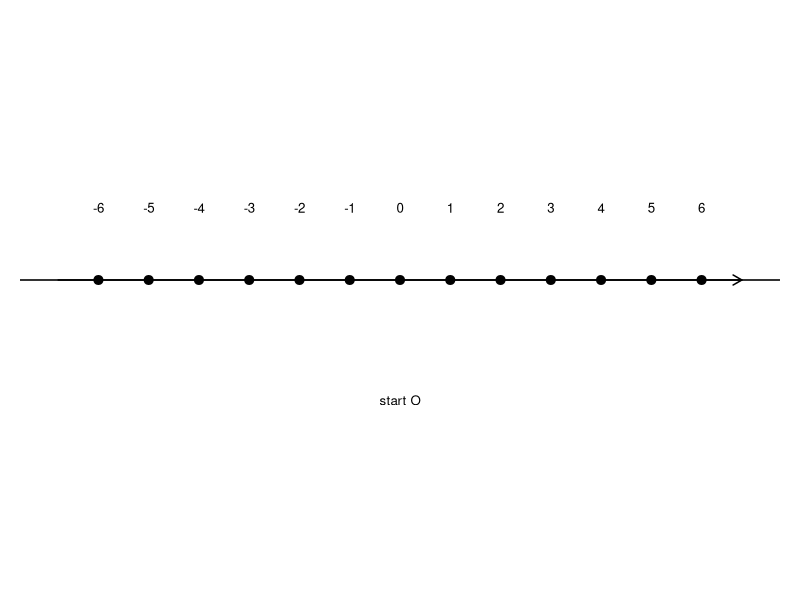
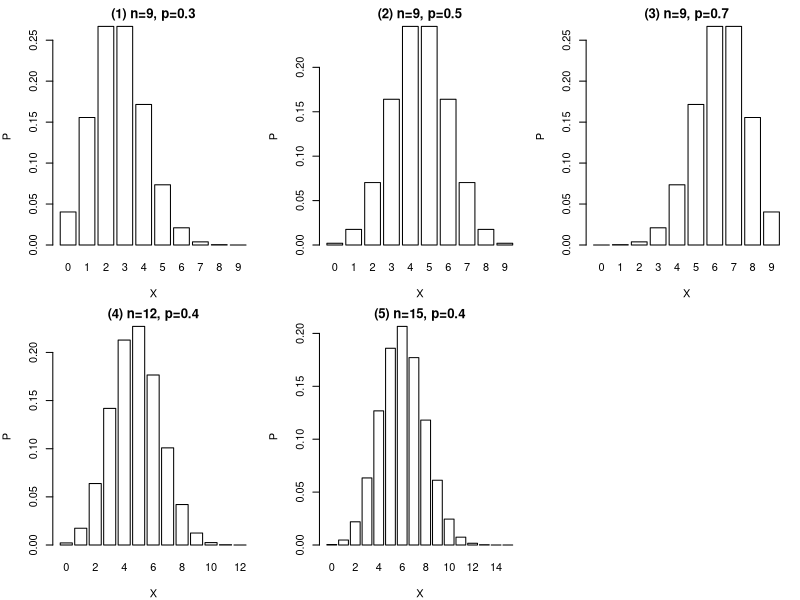

The R source for these figures, in order:
setwd("C:/Users/18904/Github/senior-mathematics/codes")
if(!dir.exists("../figures"))dir.create("../figures")
# week86-1: number line with integer points -6..6
draw1=function(){
  par(mar=c(3,1,1,1))
  plot(0,0,xlim=c(-7,7),ylim=c(-1,1),type="n",xlab="",ylab="",axes=FALSE)
  abline(h=0,lwd=1.5)
  arrows(-6.8,0,6.8,0,lwd=1.5,length=0.1)
  pts=-6:6
  points(pts,rep(0,13),pch=19,cex=1.2)
  text(pts,rep(0.3,13),labels=as.character(pts),cex=0.8)
  text(0,-0.5,"start O",cex=0.8)
}
cairo_pdf("../figures/week86-1.pdf",width=4,height=4,family="SimSun")
draw1()
dev.off()
svglite::svglite("../figures/week86-1.svg",width=4,height=4)
draw1()
dev.off()
# week86-2: 5 binomial distributions in 2x3 (last cell empty)
draw2=function(){
  par(mfrow=c(2,3),mar=c(4,4,2,1))
  specs=list(c(9,0.3),c(9,0.5),c(9,0.7),c(12,0.4),c(15,0.4))
  for(i in 1:5){
    n=specs[[i]][1];p=specs[[i]][2]
    k=0:n;pr=dbinom(k,n,p)
    barplot(pr,names.arg=k,main=paste0("(",i,") n=",n,", p=",p),xlab="X",ylab="P",col="white",border="black")
  }
  plot(0,0,type="n",axes=FALSE,xlab="",ylab="")
  text(0,0,"",cex=1)
}
cairo_pdf("../figures/week86-2.pdf",width=12,height=8,family="SimSun")
draw2()
dev.off()
svglite::svglite("../figures/week86-2.svg",width=12,height=8)
draw2()
dev.off()
